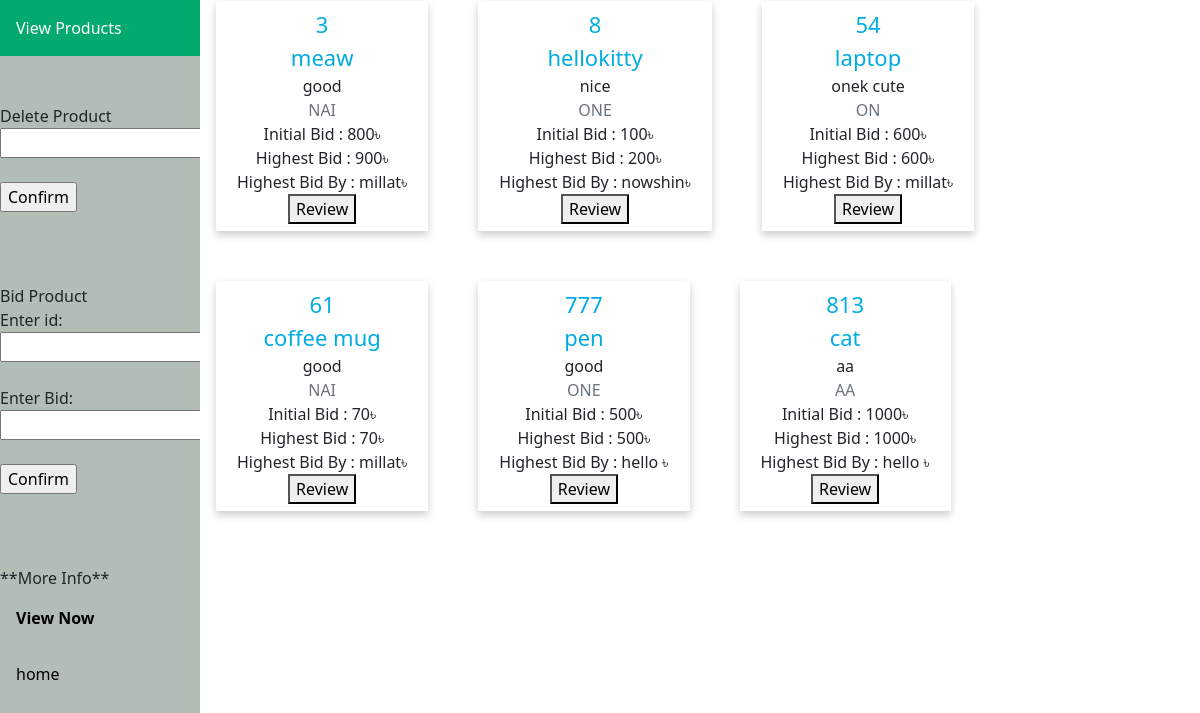
The page /login/main/view_product.php (signed in) on the database its author committed.
### tables this page shows
CREATE TABLE `product` (
  `id` int(11) NOT NULL,
  `price` int(11) NOT NULL,
  `name` varchar(255) NOT NULL,
  `category` varchar(255) NOT NULL,
  `description` varchar(255) NOT NULL
);

CREATE TABLE `bid` (
  `product_id` int(11) NOT NULL,
  `user_id` int(11) NOT NULL,
  `current_bid` int(11) NOT NULL,
  `date` date NOT NULL DEFAULT current_timestamp()
);

CREATE TABLE `user` (
  `id` int(15) NOT NULL,
  `name` varchar(255) NOT NULL,
  `mail` varchar(255) NOT NULL,
  `address` varchar(255) NOT NULL,
  `password` int(15) NOT NULL
);

### login/main/view_product.php (the view, shortened to what this page needs)
<!DOCTYPE html>
<html lang="en">
<head>
    <link href="https://cdn.jsdelivr.net/npm/bootstrap@5.1.3/dist/css/bootstrap.min.css" rel="stylesheet">
</head>
<body>
    <div class="sidebar-container">
        <div class="sidebar">
            <a class="active">View Products</a>
            <form action="view_product.php" method="post">
            <div><br><br>
             Delete Product <input type="id" name="id" required><br><br>
             <input type ="submit" value="Confirm" name="submit"><br><br>
            </div>
            </form>
            <form action="view_product.php" method="post">
            <div><br><br>
             Bid Product
             <br>
             Enter id:
             <input type="text" name="id2" required><br><br>
             Enter Bid:
             <input type="text" name="price2" required><br><br>
             <input type ="submit" value="Confirm" name="submit"><br><br>
             <br><br>
              **More Info**
             <b> <a href="highest.php">View Now</a></b>
             <a href="../demo.html">home</a>
            </div>
            </form>
        </div>
    </div>
    <div class="content">
        <?php
            $conn = new mysqli('localhost', 'root', '', 'auctionbits');
            $sql = "SELECT * FROM product";
            $result = $conn->query($sql);
            ?> <div class="books-container"> <?php
            if ($result->num_rows > 0) {
            while($row = $result->fetch_assoc()) {
                $sql_bid = "SELECT
                                *
                            FROM
                                bid AS b
                            JOIN `user` AS u
                            ON
                                u.id = b.user_id
                            WHERE
                                (b.product_id, b.current_bid) = ANY (
                                  SELECT
                                    b1.product_id,
                                    b1.current_bid
                                FROM
                                    bid AS b1
                                WHERE
                                    b1.current_bid =(
                                    SELECT
                                        b2.current_bid
                                    FROM
                                        bid AS b2
                                    WHERE
                                        b2.product_id = b1.product_id
                                    ORDER BY current_bid DESC LIMIT 1
                                )
                              ) AND product_id=".$row['id'];
                $bid_result = $conn->query($sql_bid);
                $highest_bid=0;
                $highest_bid_by="";
                if($bid_result->num_rows!=0){
                  $bid_result=$bid_result->fetch_assoc();
                  $highest_bid = ($bid_result['current_bid']);
                   $highest_bid_by =($bid_result['name']);
                }
                ?>
                        <div class="product">
                           <div class="product-info">
                                <div class="product-name"> <?php echo $row['id'] ?> </div>
                                <div class="product-name"> <?php echo $row['name'] ?> </div>
                                <div class="product-writer font-weight-bold"> <?php echo $row['description'] ?> </div>
                                <div class="text-secondary text-uppercase"> <?php echo $row['category'] ?> </div>
                                <div class="product-price"> Initial Bid : <?php echo $row['price'] ?>৳</div>
                                <div class="product-price"> Highest Bid : <?php echo $highest_bid ?>৳</div>
                                <div class="product-price"> Highest Bid By : <?php echo $highest_bid_by ?>৳</div>
                                <a href="review.php?id=<?php echo $row['id'] ?>"><button>Review</button></a>
                            </div>
                        </div>
                <?php
            } ?> </div> <?php
            } else {
            echo "0 results";
            }
        ?>
    </div>
</body>
</html>

### login/main/view_product.php (style rules this page uses)
.product { box-shadow: 0 4px 8px 0 rgba(0,0,0,0.2); transition: 0.3s; padding : 5px; }
.product-info { padding: 2px 16px; display: flex; flex-direction : column; justify-content:center; align-items : center; }
.books-container { display: flex; flex-wrap : wrap; gap : 50px; }
.product-name { font-size : 22px; color : #00ace0; }
.sidebar { margin: 0; padding-right:20px; padding: 0; width: 200px; background-color:#b2beb5; position: fixed; height: 100%; overflow: auto; }
.sidebar a { display: block; color: black; padding: 16px; text-decoration: none; }
.sidebar a.active { background-color: #04AA6D; color: white; }
div.content { margin-left: 200px; padding: 1px 16px; height: 1000px; }
a { text-decoration: none; }

### rows shown on the page
product: id "3", name "meaw", description "good", category "NAI", price "800", bid.current_bid "900", user.name "millat"
product: id "8", name "hellokitty", description "nice", category "ONE", price "100", bid.current_bid "200", user.name "nowshin"
product: id "54", name "laptop", description "onek cute", category "ON", price "600", bid.current_bid "600", user.name "millat"
product: id "61", name "coffee mug", description "good", category "NAI", price "70", bid.current_bid "70", user.name "millat"
product: id "777", name "pen", description "good", category "ONE", price "500", bid.current_bid "500", user.name "hello"
product: id "813", name "cat", description "aa", category "AA", price "1000", bid.current_bid "1000", user.name "hello"
